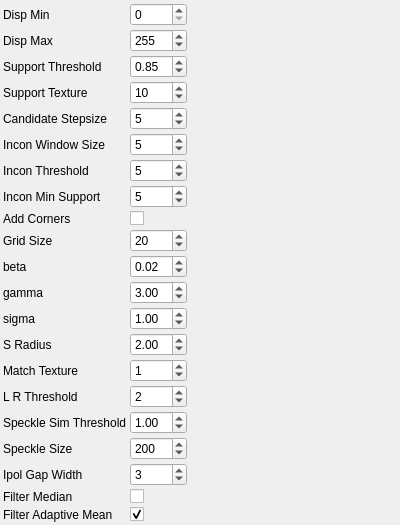
<?xml version="1.0" encoding="UTF-8"?>
<ui version="4.0">
 <class>LibElasParametersControlWidget</class>
 <widget class="QWidget" name="LibElasParametersControlWidget">
  <property name="geometry">
   <rect>
    <x>0</x>
    <y>0</y>
    <width>400</width>
    <height>300</height>
   </rect>
  </property>
  <property name="windowTitle">
   <string>LibElasParameters</string>
  </property>
   <layout class="QGridLayout" name="gridLayout">
    <property name="margin">
     <number>3</number>
    </property>
    <property name="spacing">
     <number>3</number>
    </property>
    <item row="0" column="0">
     <widget class="QLabel" name="label_0">
       <property name="text">
         <string>Disp Min</string>
       </property>
     </widget>
    </item>
    <item row="0" column="1">
     <widget class="QSpinBox" name="dispMinSpinBox">
       <property name="toolTip">
         <string>min disparity</string>
       </property>
       <property name="minimum">
        <number>0</number>
       </property>
       <property name="maximum">
        <number>2550</number>
       </property>
       <property name="singleStep">
        <number>1</number>
       </property>
       <property name="value">
        <number>0</number>
       </property>
     </widget>
    </item>
    <item row="1" column="0">
     <widget class="QLabel" name="label_1">
       <property name="text">
         <string>Disp Max</string>
       </property>
     </widget>
    </item>
    <item row="1" column="1">
     <widget class="QSpinBox" name="dispMaxSpinBox">
       <property name="toolTip">
         <string>max disparity</string>
       </property>
       <property name="minimum">
        <number>0</number>
       </property>
       <property name="maximum">
        <number>2550</number>
       </property>
       <property name="singleStep">
        <number>1</number>
       </property>
       <property name="value">
        <number>255</number>
       </property>
     </widget>
    </item>
    <item row="2" column="0">
     <widget class="QLabel" name="label_2">
       <property name="text">
         <string>Support Threshold</string>
       </property>
     </widget>
    </item>
    <item row="2" column="1">
     <widget class="QDoubleSpinBox" name="supportThresholdSpinBox">
       <property name="toolTip">
         <string>maximum uniqueness ratio best vs second best support match</string>
       </property>
       <property name="minimum">
        <double>0</double>
       </property>
       <property name="maximum">
        <double>1</double>
       </property>
       <property name="singleStep">
        <double>0.05</double>
       </property>
       <property name="value">
        <double>0.85</double>
       </property>
     </widget>
    </item>
    <item row="3" column="0">
     <widget class="QLabel" name="label_3">
       <property name="text">
         <string>Support Texture</string>
       </property>
     </widget>
    </item>
    <item row="3" column="1">
     <widget class="QSpinBox" name="supportTextureSpinBox">
       <property name="toolTip">
         <string>min texture for support points</string>
       </property>
       <property name="minimum">
        <number>0</number>
       </property>
       <property name="maximum">
        <number>255</number>
       </property>
       <property name="singleStep">
        <number>1</number>
       </property>
       <property name="value">
        <number>10</number>
       </property>
     </widget>
    </item>
    <item row="4" column="0">
     <widget class="QLabel" name="label_4">
       <property name="text">
         <string>Candidate Stepsize</string>
       </property>
     </widget>
    </item>
    <item row="4" column="1">
     <widget class="QSpinBox" name="candidateStepsizeSpinBox">
       <property name="toolTip">
         <string>step size of regular grid on which support points are matched</string>
       </property>
       <property name="minimum">
        <number>0</number>
       </property>
       <property name="maximum">
        <number>255</number>
       </property>
       <property name="singleStep">
        <number>1</number>
       </property>
       <property name="value">
        <number>5</number>
       </property>
     </widget>
    </item>
    <item row="5" column="0">
     <widget class="QLabel" name="label_5">
       <property name="text">
         <string>Incon Window Size</string>
       </property>
     </widget>
    </item>
    <item row="5" column="1">
     <widget class="QSpinBox" name="inconWindowSizeSpinBox">
       <property name="toolTip">
         <string>window size of inconsistent support point check</string>
       </property>
       <property name="minimum">
        <number>0</number>
       </property>
       <property name="maximum">
        <number>255</number>
       </property>
       <property name="singleStep">
        <number>1</number>
       </property>
       <property name="value">
        <number>5</number>
       </property>
     </widget>
    </item>
    <item row="6" column="0">
     <widget class="QLabel" name="label_6">
       <property name="text">
         <string>Incon Threshold</string>
       </property>
     </widget>
    </item>
    <item row="6" column="1">
     <widget class="QSpinBox" name="inconThresholdSpinBox">
       <property name="toolTip">
         <string>disparity similarity threshold for support point to be considered consistent</string>
       </property>
       <property name="minimum">
        <number>0</number>
       </property>
       <property name="maximum">
        <number>255</number>
       </property>
       <property name="singleStep">
        <number>1</number>
       </property>
       <property name="value">
        <number>5</number>
       </property>
     </widget>
    </item>
    <item row="7" column="0">
     <widget class="QLabel" name="label_7">
       <property name="text">
         <string>Incon Min Support</string>
       </property>
     </widget>
    </item>
    <item row="7" column="1">
     <widget class="QSpinBox" name="inconMinSupportSpinBox">
       <property name="toolTip">
         <string>minimum number of consistent support points</string>
       </property>
       <property name="minimum">
        <number>0</number>
       </property>
       <property name="maximum">
        <number>255</number>
       </property>
       <property name="singleStep">
        <number>1</number>
       </property>
       <property name="value">
        <number>5</number>
       </property>
     </widget>
    </item>
    <item row="8" column="0">
     <widget class="QLabel" name="label_8">
       <property name="text">
         <string>Add Corners</string>
       </property>
     </widget>
    </item>
    <item row="8" column="1">
     <widget class="QCheckBox" name="addCornersCheckBox">
       <property name="toolTip">
         <string>add support points at image corners with nearest neighbor disparities</string>
       </property>
     </widget>
    </item>
    <item row="9" column="0">
     <widget class="QLabel" name="label_9">
       <property name="text">
         <string>Grid Size</string>
       </property>
     </widget>
    </item>
    <item row="9" column="1">
     <widget class="QSpinBox" name="gridSizeSpinBox">
       <property name="toolTip">
         <string>size of neighborhood for additional support point extrapolation</string>
       </property>
       <property name="minimum">
        <number>0</number>
       </property>
       <property name="maximum">
        <number>255</number>
       </property>
       <property name="singleStep">
        <number>1</number>
       </property>
       <property name="value">
        <number>20</number>
       </property>
     </widget>
    </item>
    <item row="10" column="0">
     <widget class="QLabel" name="label_10">
       <property name="text">
         <string>beta</string>
       </property>
     </widget>
    </item>
    <item row="10" column="1">
     <widget class="QDoubleSpinBox" name="betaSpinBox">
       <property name="toolTip">
         <string>image likelihood parameter</string>
       </property>
       <property name="minimum">
        <double>0</double>
       </property>
       <property name="maximum">
        <double>1</double>
       </property>
       <property name="singleStep">
        <double>0.05</double>
       </property>
       <property name="value">
        <double>0.02</double>
       </property>
     </widget>
    </item>
    <item row="11" column="0">
     <widget class="QLabel" name="label_11">
       <property name="text">
         <string>gamma</string>
       </property>
     </widget>
    </item>
    <item row="11" column="1">
     <widget class="QDoubleSpinBox" name="gammaSpinBox">
       <property name="toolTip">
         <string>prior constant</string>
       </property>
       <property name="minimum">
        <double>0</double>
       </property>
       <property name="maximum">
        <double>10</double>
       </property>
       <property name="singleStep">
        <double>1</double>
       </property>
       <property name="value">
        <double>3</double>
       </property>
     </widget>
    </item>
    <item row="12" column="0">
     <widget class="QLabel" name="label_12">
       <property name="text">
         <string>sigma</string>
       </property>
     </widget>
    </item>
    <item row="12" column="1">
     <widget class="QDoubleSpinBox" name="sigmaSpinBox">
       <property name="toolTip">
         <string>prior sigma</string>
       </property>
       <property name="minimum">
        <double>0</double>
       </property>
       <property name="maximum">
        <double>10</double>
       </property>
       <property name="singleStep">
        <double>1</double>
       </property>
       <property name="value">
        <double>1</double>
       </property>
     </widget>
    </item>
    <item row="13" column="0">
     <widget class="QLabel" name="label_13">
       <property name="text">
         <string>S Radius</string>
       </property>
     </widget>
    </item>
    <item row="13" column="1">
     <widget class="QDoubleSpinBox" name="sRadiusSpinBox">
       <property name="toolTip">
         <string>prior sigma radius</string>
       </property>
       <property name="minimum">
        <double>0</double>
       </property>
       <property name="maximum">
        <double>10</double>
       </property>
       <property name="singleStep">
        <double>1</double>
       </property>
       <property name="value">
        <double>2</double>
       </property>
     </widget>
    </item>
    <item row="14" column="0">
     <widget class="QLabel" name="label_14">
       <property name="text">
         <string>Match Texture</string>
       </property>
     </widget>
    </item>
    <item row="14" column="1">
     <widget class="QSpinBox" name="matchTextureSpinBox">
       <property name="toolTip">
         <string>min texture for dense matching</string>
       </property>
       <property name="minimum">
        <number>0</number>
       </property>
       <property name="maximum">
        <number>255</number>
       </property>
       <property name="singleStep">
        <number>1</number>
       </property>
       <property name="value">
        <number>1</number>
       </property>
     </widget>
    </item>
    <item row="15" column="0">
     <widget class="QLabel" name="label_15">
       <property name="text">
         <string>L R Threshold</string>
       </property>
     </widget>
    </item>
    <item row="15" column="1">
     <widget class="QSpinBox" name="lRThresholdSpinBox">
       <property name="toolTip">
         <string>disparity threshold for left right consistency check</string>
       </property>
       <property name="minimum">
        <number>0</number>
       </property>
       <property name="maximum">
        <number>255</number>
       </property>
       <property name="singleStep">
        <number>1</number>
       </property>
       <property name="value">
        <number>2</number>
       </property>
     </widget>
    </item>
    <item row="16" column="0">
     <widget class="QLabel" name="label_16">
       <property name="text">
         <string>Speckle Sim Threshold</string>
       </property>
     </widget>
    </item>
    <item row="16" column="1">
     <widget class="QDoubleSpinBox" name="speckleSimThresholdSpinBox">
       <property name="toolTip">
         <string>similarity threshold for speckle segmentation</string>
       </property>
       <property name="minimum">
        <double>0</double>
       </property>
       <property name="maximum">
        <double>10</double>
       </property>
       <property name="singleStep">
        <double>1</double>
       </property>
       <property name="value">
        <double>1</double>
       </property>
     </widget>
    </item>
    <item row="17" column="0">
     <widget class="QLabel" name="label_17">
       <property name="text">
         <string>Speckle Size</string>
       </property>
     </widget>
    </item>
    <item row="17" column="1">
     <widget class="QSpinBox" name="speckleSizeSpinBox">
       <property name="toolTip">
         <string>maximal size of a speckle. Small speckles get removed</string>
       </property>
       <property name="minimum">
        <number>0</number>
       </property>
       <property name="maximum">
        <number>255</number>
       </property>
       <property name="singleStep">
        <number>1</number>
       </property>
       <property name="value">
        <number>200</number>
       </property>
     </widget>
    </item>
    <item row="18" column="0">
     <widget class="QLabel" name="label_18">
       <property name="text">
         <string>Ipol Gap Width</string>
       </property>
     </widget>
    </item>
    <item row="18" column="1">
     <widget class="QSpinBox" name="ipolGapWidthSpinBox">
       <property name="toolTip">
         <string>interpolate small gaps</string>
       </property>
       <property name="minimum">
        <number>0</number>
       </property>
       <property name="maximum">
        <number>255</number>
       </property>
       <property name="singleStep">
        <number>1</number>
       </property>
       <property name="value">
        <number>3</number>
       </property>
     </widget>
    </item>
    <item row="19" column="0">
     <widget class="QLabel" name="label_19">
       <property name="text">
         <string>Filter Median</string>
       </property>
     </widget>
    </item>
    <item row="19" column="1">
     <widget class="QCheckBox" name="filterMedianCheckBox">
       <property name="toolTip">
         <string>optional median filter approximated</string>
       </property>
     </widget>
    </item>
    <item row="20" column="0">
     <widget class="QLabel" name="label_20">
       <property name="text">
         <string>Filter Adaptive Mean</string>
       </property>
     </widget>
    </item>
    <item row="20" column="1">
     <widget class="QCheckBox" name="filterAdaptiveMeanCheckBox">
       <property name="toolTip">
         <string>optional adaptive mean filter approximated</string>
       </property>
       <property name="checked">
           <bool>true</bool>
       </property>
     </widget>
    </item>
   <item row="21" column="0">
    <spacer name="verticalSpacer">
     <property name="orientation">
      <enum>Qt::Vertical</enum>
     </property>
     <property name="sizeHint" stdset="0">
      <size>
       <width>0</width>
       <height>0</height>
      </size>
     </property>
    </spacer>
   </item>
   <item row="21" column="2">
    <spacer name="horizontalSpacer">
     <property name="orientation">
      <enum>Qt::Horizontal</enum>
     </property>
     <property name="sizeHint" stdset="0">
      <size>
       <width>0</width>
       <height>0</height>
      </size>
     </property>
    </spacer>
   </item>
  </layout>
 </widget>
 <layoutdefault spacing="3" margin="3"/>
 <resources/>
 <connections>
  <connection>
   <sender>dispMinSpinBox</sender>
   <signal>valueChanged(int)</signal>
   <receiver>LibElasParametersControlWidget</receiver>
   <slot>changeParameters()</slot>
  </connection>
  <connection>
   <sender>dispMaxSpinBox</sender>
   <signal>valueChanged(int)</signal>
   <receiver>LibElasParametersControlWidget</receiver>
   <slot>changeParameters()</slot>
  </connection>
  <connection>
   <sender>supportThresholdSpinBox</sender>
   <signal>valueChanged(double)</signal>
   <receiver>LibElasParametersControlWidget</receiver>
   <slot>changeParameters()</slot>
  </connection>
  <connection>
   <sender>supportTextureSpinBox</sender>
   <signal>valueChanged(int)</signal>
   <receiver>LibElasParametersControlWidget</receiver>
   <slot>changeParameters()</slot>
  </connection>
  <connection>
   <sender>candidateStepsizeSpinBox</sender>
   <signal>valueChanged(int)</signal>
   <receiver>LibElasParametersControlWidget</receiver>
   <slot>changeParameters()</slot>
  </connection>
  <connection>
   <sender>inconWindowSizeSpinBox</sender>
   <signal>valueChanged(int)</signal>
   <receiver>LibElasParametersControlWidget</receiver>
   <slot>changeParameters()</slot>
  </connection>
  <connection>
   <sender>inconThresholdSpinBox</sender>
   <signal>valueChanged(int)</signal>
   <receiver>LibElasParametersControlWidget</receiver>
   <slot>changeParameters()</slot>
  </connection>
  <connection>
   <sender>inconMinSupportSpinBox</sender>
   <signal>valueChanged(int)</signal>
   <receiver>LibElasParametersControlWidget</receiver>
   <slot>changeParameters()</slot>
  </connection>
  <connection>
   <sender>addCornersCheckBox</sender>
   <signal>stateChanged(int)</signal>
   <receiver>LibElasParametersControlWidget</receiver>
   <slot>changeParameters()</slot>
  </connection>
  <connection>
   <sender>gridSizeSpinBox</sender>
   <signal>valueChanged(int)</signal>
   <receiver>LibElasParametersControlWidget</receiver>
   <slot>changeParameters()</slot>
  </connection>
  <connection>
   <sender>betaSpinBox</sender>
   <signal>valueChanged(double)</signal>
   <receiver>LibElasParametersControlWidget</receiver>
   <slot>changeParameters()</slot>
  </connection>
  <connection>
   <sender>gammaSpinBox</sender>
   <signal>valueChanged(double)</signal>
   <receiver>LibElasParametersControlWidget</receiver>
   <slot>changeParameters()</slot>
  </connection>
  <connection>
   <sender>sigmaSpinBox</sender>
   <signal>valueChanged(double)</signal>
   <receiver>LibElasParametersControlWidget</receiver>
   <slot>changeParameters()</slot>
  </connection>
  <connection>
   <sender>sRadiusSpinBox</sender>
   <signal>valueChanged(double)</signal>
   <receiver>LibElasParametersControlWidget</receiver>
   <slot>changeParameters()</slot>
  </connection>
  <connection>
   <sender>matchTextureSpinBox</sender>
   <signal>valueChanged(int)</signal>
   <receiver>LibElasParametersControlWidget</receiver>
   <slot>changeParameters()</slot>
  </connection>
  <connection>
   <sender>lRThresholdSpinBox</sender>
   <signal>valueChanged(int)</signal>
   <receiver>LibElasParametersControlWidget</receiver>
   <slot>changeParameters()</slot>
  </connection>
  <connection>
   <sender>speckleSimThresholdSpinBox</sender>
   <signal>valueChanged(double)</signal>
   <receiver>LibElasParametersControlWidget</receiver>
   <slot>changeParameters()</slot>
  </connection>
  <connection>
   <sender>speckleSizeSpinBox</sender>
   <signal>valueChanged(int)</signal>
   <receiver>LibElasParametersControlWidget</receiver>
   <slot>changeParameters()</slot>
  </connection>
  <connection>
   <sender>ipolGapWidthSpinBox</sender>
   <signal>valueChanged(int)</signal>
   <receiver>LibElasParametersControlWidget</receiver>
   <slot>changeParameters()</slot>
  </connection>
  <connection>
   <sender>filterMedianCheckBox</sender>
   <signal>stateChanged(int)</signal>
   <receiver>LibElasParametersControlWidget</receiver>
   <slot>changeParameters()</slot>
  </connection>
  <connection>
   <sender>filterAdaptiveMeanCheckBox</sender>
   <signal>stateChanged(int)</signal>
   <receiver>LibElasParametersControlWidget</receiver>
   <slot>changeParameters()</slot>
  </connection>
 </connections>
 <slots>
  <slot>changeParameters()</slot>
 </slots>
 <customwidgets>
 </customwidgets>
</ui>
